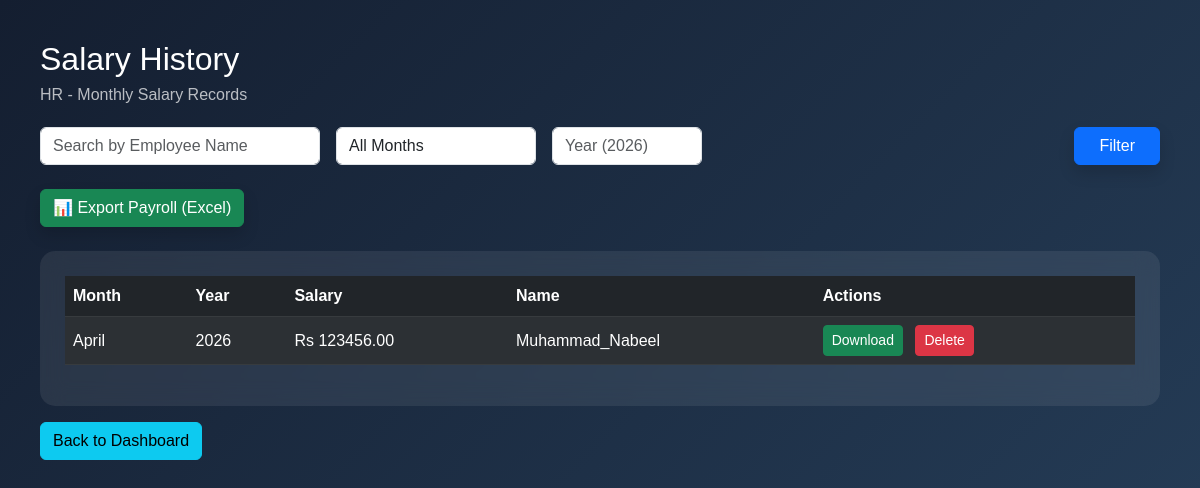
The app's page /salary/ (signed in) with its own data.
### employees/models.py (models this page shows, shortened)
class SalaryRecord(models.Model):
    employee = models.ForeignKey(Employee, on_delete=models.CASCADE)
    month = models.CharField(max_length=20)
    year = models.IntegerField()
    total = models.DecimalField(max_digits=10, decimal_places=2)
    class Meta:
        unique_together = ('employee', 'month', 'year')

class Employee(models.Model):
    user = models.ForeignKey(User, on_delete=models.CASCADE)
    full_name = models.CharField(max_length=100)
    email = models.EmailField()
    phone = models.CharField(max_length=15)
    department = models.CharField(max_length=100)
    role = models.CharField(max_length=50, default='Employee')
    designation = models.CharField(max_length=100, null=True, blank=True)
    manager = models.ForeignKey(
        'self',
        on_delete=models.SET_NULL,
        null=True,
        blank=True,
        related_name='team_members'
    )
    salary = models.IntegerField()
    joining_date = models.DateField()
    profile_pic = models.ImageField(upload_to='profiles/', null=True, blank=True)
    casual_total = models.IntegerField(default=14)
    casual_used = models.IntegerField(default=0)
    sick_total = models.IntegerField(default=8)
    sick_used = models.IntegerField(default=0)
    earned_total = models.IntegerField(default=10)
    earned_used = models.IntegerField(default=0)
    is_active = models.BooleanField(default=True)
    rfid = models.CharField(max_length=100, unique=True, null=True, blank=True)
    face_image = models.ImageField(upload_to='faces/', null=True, blank=True)
    shift_start = models.TimeField(default=time(9, 0))
    shift_end = models.TimeField(default=time(18, 0))

### accounts/models.py (models this page shows)
class User(AbstractUser):
    is_employee = models.BooleanField(default=False)
    is_hr = models.BooleanField(default=False)

### employees/views.py (the view)
# urls.py: path('salary/', views.all_salary, name='all_salary'),
@login_required
def all_salary(request):
    if not request.user.is_hr:
        return HttpResponseForbidden()
    records = SalaryRecord.objects.all()
    name = request.GET.get('name')
    if name:
        records = records.filter(employee__user__username__icontains=name)
    month = request.GET.get('month')
    if month:
        records = records.filter(month=month)
    records = records.order_by('-year', '-month')
    return render(request, 'all_salary.html', {'records': records})

### templates/all_salary.html (shortened to what this page needs)
<!DOCTYPE html>
<html>
<head>
    <link href="https://cdn.jsdelivr.net/npm/bootstrap@5.3.0/dist/css/bootstrap.min.css" rel="stylesheet">
</head>
<body>
<div class="container-box">
    <div class="header-box">
        <h2>Salary History</h2>
        <p>HR - Monthly Salary Records</p>
    </div>
    <form method="GET" class="d-flex gap-3 mb-4 align-items-center flex-wrap">
        <input type="text" name="name" class="form-control"
               placeholder="Search by Employee Name"
               value="{{ request.GET.name }}"
               style="max-width: 280px;">
        <select name="month" class="form-control" style="max-width: 200px;">
            <option value="">All Months</option>
        </select>
    <input type="number" name="year" class="form-control"
           placeholder="Year (2026)"
           value="{{ request.GET.year }}"
           style="max-width: 150px;">
        <div class="ms-auto">
            <button type="submit" class="btn btn-primary px-4 shadow">
                Filter
            </button>
        </div>
    </form>
<form method="GET" action="{% url 'export_payroll' %}" class="mb-4">
    <button class="btn btn-success shadow">
        📊 Export Payroll (Excel)
    </button>
</form>
    <div class="card-box">
        <table class="table table-dark table-striped align-middle">
            <thead>
                <tr>
                    <th>Month</th>
                    <th>Year</th>
                    <th>Salary</th>
                    <th>Name</th>
                    <th>Actions</th>
                </tr>
            </thead>
            <tbody>
            {% for r in records %}
            <tr>
                <td>{{ r.month }}</td>
                <td>{{ r.year }}</td>
                <td>Rs {{ r.total }}</td>
                <td>{{ r.employee.user.username }}</td>
                <td>
                    <a href="{% url 'download_payslip' r.id %}" class="btn btn-success btn-sm">
                         Download
                    </a>
                    <a href="{% url 'delete_salary' r.id %}"
                       onclick="return confirm('Delete this record?')"
                       class="btn btn-danger btn-sm ms-2">
                        Delete
                    </a>
                </td>
            </tr>
            {% empty %}
            <tr>
                <td colspan="5" class="text-center">
                    No salary records found
                </td>
            </tr>
            {% endfor %}
            </tbody>
        </table>
    </div>
    <div class="mt-3">
        <a href="/hr/" class="btn btn-info">Back to Dashboard</a>
    </div>
</div>
</body>
</html>

### templates/all_salary.html (style rules this page uses)
body { background: linear-gradient(135deg, #141e30, #243b55); color: white; font-family: 'Poppins', sans-serif; }
.container-box { padding: 40px; }
.card-box { background: rgba(255,255,255,0.08); backdrop-filter: blur(12px); padding: 25px; border-radius: 15px; }
.header-box { margin-bottom: 20px; }
.header-box h2 { margin-bottom: 5px; }
.header-box p { opacity: 0.7; }

### records on screen
SalaryRecord: month "April", year "2026", total "123456.00", employee.user.username "Muhammad_Nabeel"
